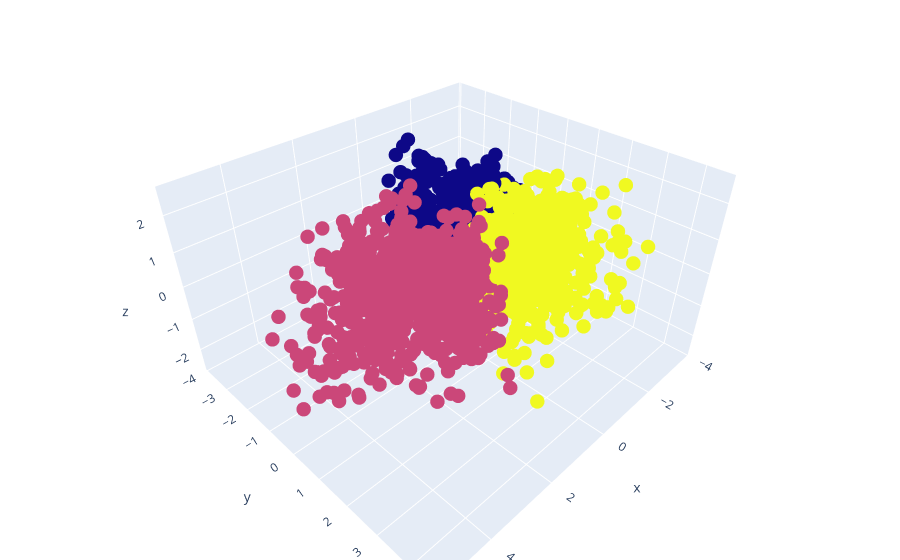

Notebook code cell kept with this figure:
### Code cell
xdata = df_final['P1']
ydata = df_final['P2']
zdata = df_final['P3']

trace1 = go.Scatter3d( x = xdata,
                     y = ydata,
                     z = zdata,
                     mode = 'markers',
                     marker = dict(size = 5, color = df_final['Cluster'])
                     )

data = [trace1]
layout = go.Layout(margin = dict(l=0,
                                r=0,
                                b=0,
                                t=0))

fig = go.Figure(data=data, layout=layout)
iplot(fig)

### Figure 1 — Plotly figure (JSON) as saved in the notebook; plotly's stock layout.template omitted (floating-point values rounded to 4 significant figures; data arrays with more than 128 entries replaced by an {"elided": "..."} marker saying what was removed)
{"data": [{"marker": {"color": {"elided": "2179 int values"}, "size": 5}, "mode": "markers", "type": "scatter3d", "x": {"elided": "2179 float values"}, "y": {"elided": "2179 float values"}, "z": {"elided": "2179 float values"}}], "layout": {"margin": {"b": 0, "l": 0, "r": 0, "t": 0}}}
